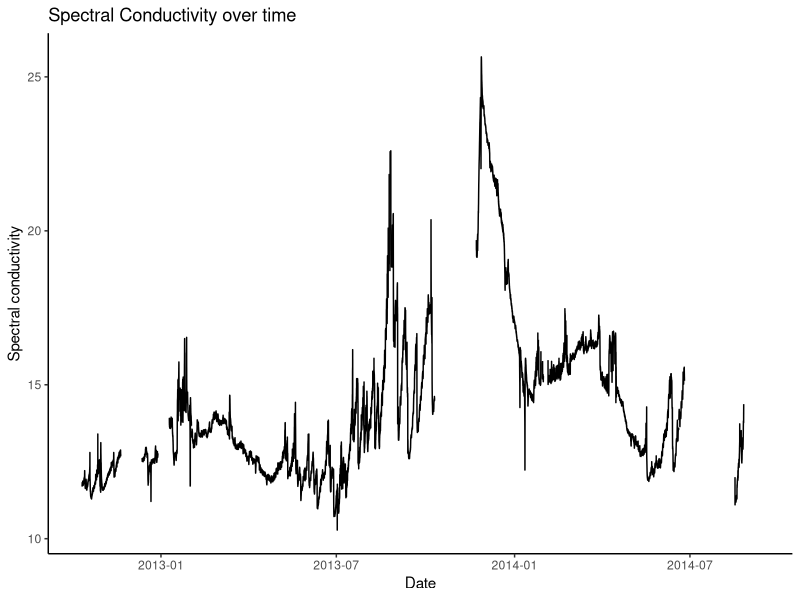

This chart was generated by the following R code:
#Spectral conditions cleaning

#necessary packages
library(lubridate)
library(tidyverse)
library(ggplot2)


#load in csv file
spectralConditionsRaw <- read_csv("hbSoils/data_raw/HBF Spec Cond.csv")

#Select Necessary Columns
cleanSpectral <- spectralConditionsRaw %>% select(Date.Time.EST, SpConductivity)


#Mutate to posix Type
cleanSpectral <- cleanSpectral %>% mutate(timeSeries = mdy_hm(Date.Time.EST)) %>%
  select(timeSeries, SpConductivity)


#Test Plot
ggplot(cleanSpectral, aes(x=timeSeries, y = SpConductivity)) + geom_line() + theme_classic() +
  labs(title = "Spectral Conductivity over time", x = "Date", y = "Spectral conductivity")
